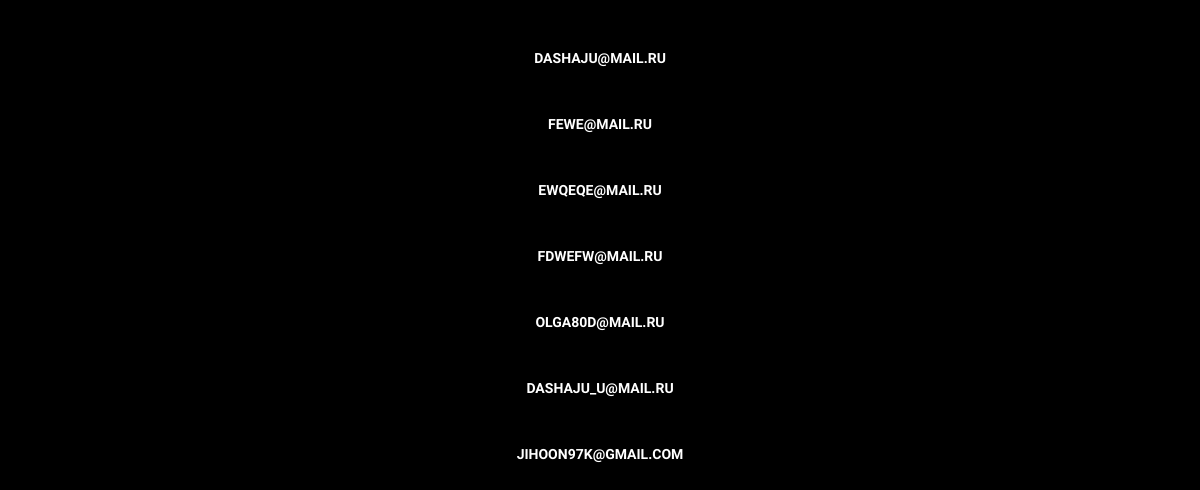
Before: /profiles/ (signed in) with the older database file.
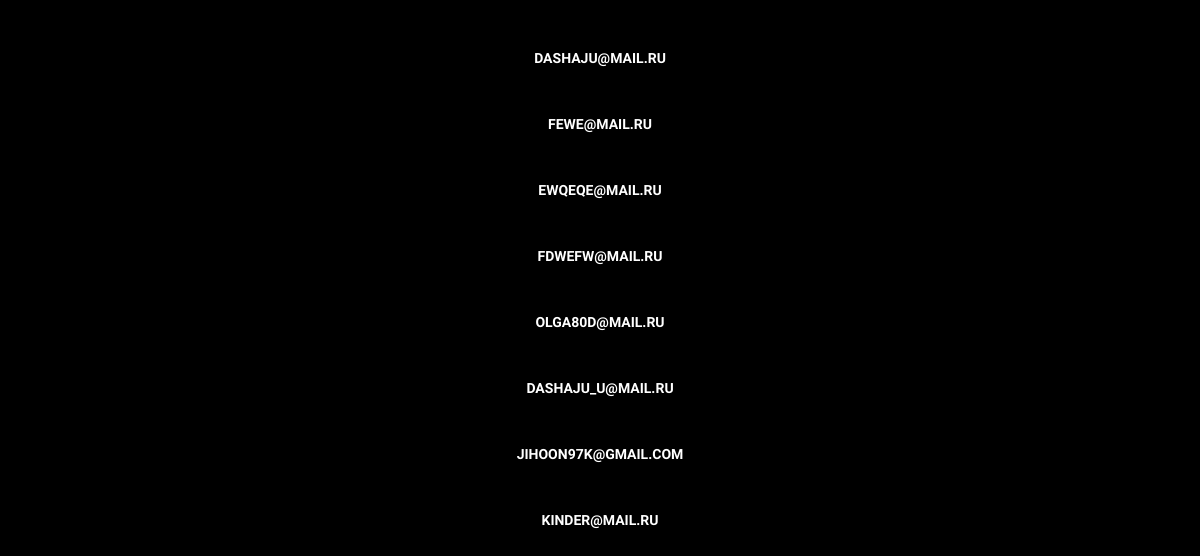
After: the same page with the newer database file.
### profiles/models.py (models this page shows, shortened)
class Profile(models.Model):
    user = models.OneToOneField(User, on_delete=models.CASCADE)
    first_name = models.CharField(max_length=150, null=True, blank=True)
    second_name = models.CharField(max_length=150, null=True, blank=True)
    username = models.CharField(max_length=150, null=True, blank=True)
    avatar = models.ImageField(upload_to='avatars/', null=True, blank=True, default='avatars/no_avatar.png')

class User(AbstractUser):
    username = models.CharField(_("username"), max_length=150, blank=True)
    email = models.EmailField(_("email address"), unique=True)
    USERNAME_FIELD = 'email'
    REQUIRED_FIELDS = []
    objects = UserManager()

### main_app/views.py (the view)
# urls.py: path("profiles/", views.UserProfileList.as_view(), name="profile_list"),
class UserProfileList(LoginRequiredMixin, ListView):
    model = Profile
    template_name = 'profiles/profile_list.html'
    context_object_name = 'profile_list'
    raise_exception = False

### templates/profiles/profile_list.html (shortened to what this page needs)
{% load static %}
<!DOCTYPE html>
<html lang="en">
<head>
    <meta charset="UTF-8">  <link rel="stylesheet" href="{% static 'css/default.css' %}">
</head>
<body>
    {% for profile in profile_list %}
        <div class="chats_names_list"><a href="{% url 'profile_detail' pk=profile.id %}" target="_blank">
            {{ profile.user.email }}</a></div>
    {% endfor %}
</body>
</html>

### static/css/default.css (style rules this page uses)
body { margin: 0; padding: 0; display: flex; flex-direction: column; align-items: center; font-family: 'TeXGyreHeros', sans-serif; color: #EFEFEF; }
::placeholder { color: rgba(239, 239, 239, 0.7) !important; }
.chats_names_list { display: flex; flex-direction: row; justify-content: space-around; padding-top: 50px; padding-left: 70px; padding-right: 70px; }
.chats_names_list a { font-family: "Raleway", sans-serif; text-decoration: none; text-transform: uppercase; font-weight: 600; font-size: 14px; color: #FFFFFF; transition: color 0.5s; }

### templates/profiles/profile_list.html (style rules this page uses)
body { background-color: #000000; background-size: cover; background-repeat: no-repeat; }

Changed rows visible on the page:
added Profile: user.email "KINDER@MAIL.RU"
